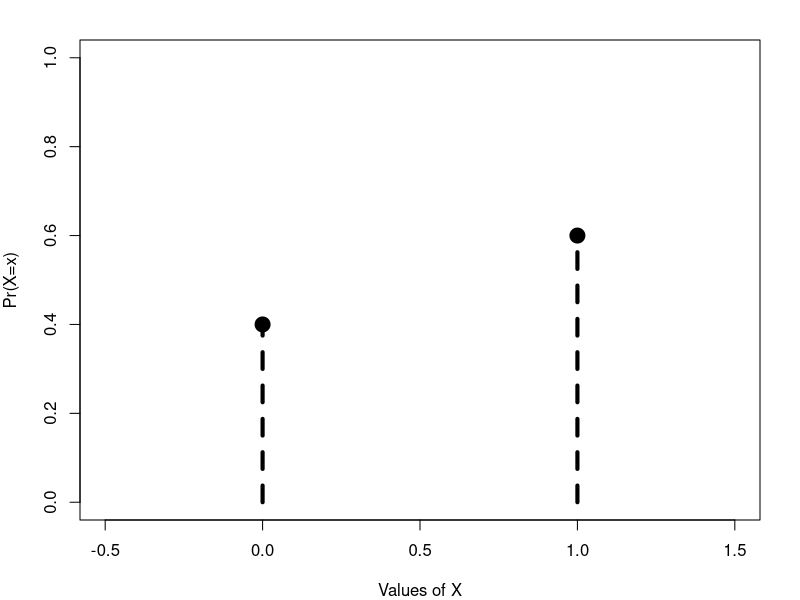
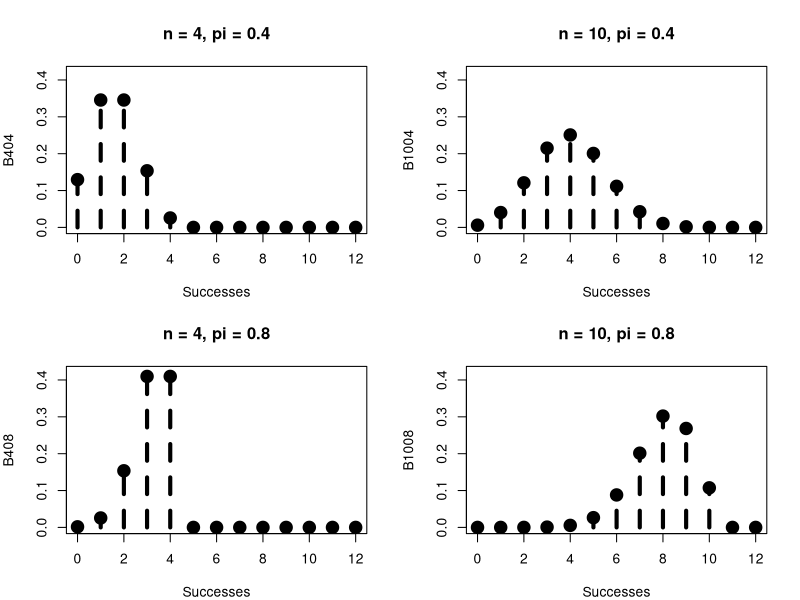
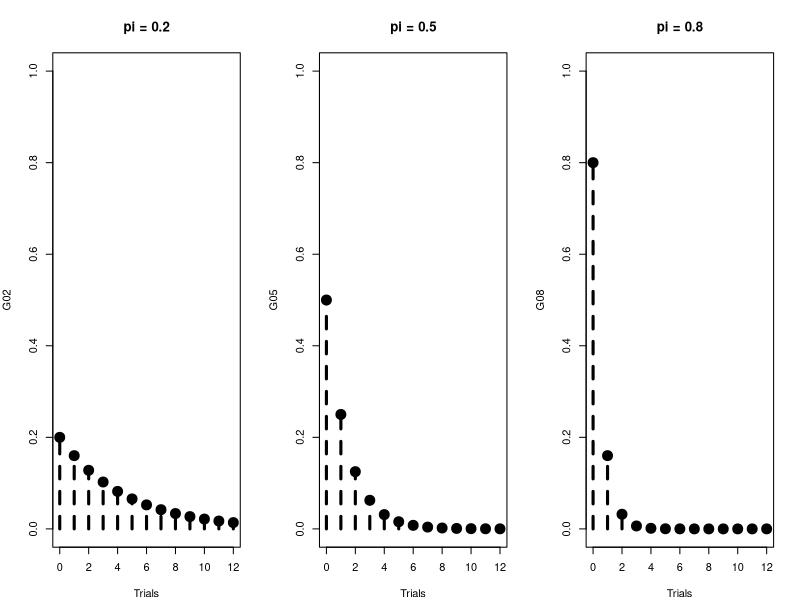
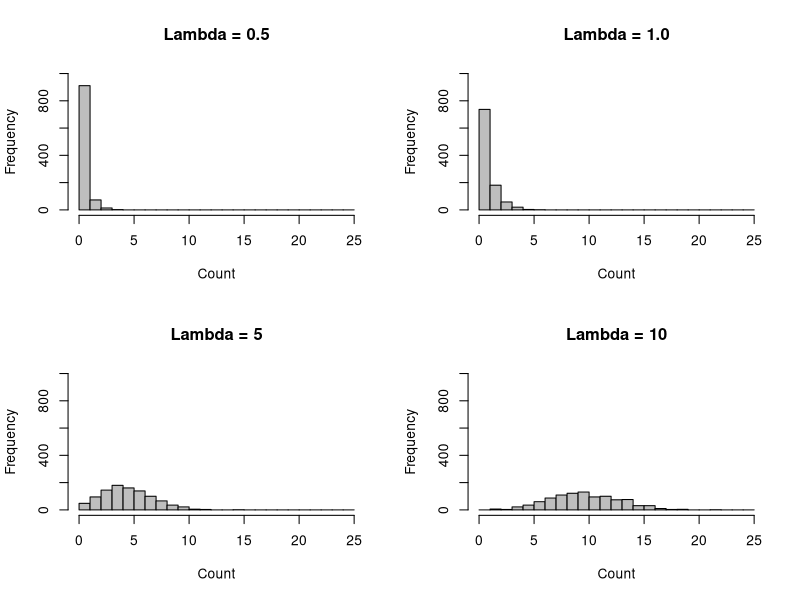

These charts were generated, in order, by the following R code:
#####################################
# PLSC 502 -- Fall 2016
#
# Day Nine materials
#####################################

# Bernoulli PDF (pi = 0.6):

Bern <- data.frame(X = c(0,1),
                   P = c(0.4,0.6))
pdf("BernoulliPDF-R.pdf",6,5)
par(mar=c(4,4,2,2))
with(Bern, plot(X,P,pch=20,xlim=c(-0.5,1.5),ylim=c(0,1),
     cex=3,xlab="Values of X",ylab="Pr(X=x)"))
segments(0,0,0,0.4,lty=2,lwd=4)
segments(1,0,1,0.6,lty=2,lwd=4)
dev.off()

# Binomial:

binomdata<-data.frame(count=seq(0,12),
                      B404 = dbinom(seq(0,12),4,0.4),
                      B1004 = dbinom(seq(0,12),10,0.4),
                      B408 = dbinom(seq(0,12),4,0.8),
                      B1008 = dbinom(seq(0,12),10,0.8))

pdf("BinomialsR.pdf",9,9)
par(mfrow=c(2,2))
par(mar=c(4,4,4,2))
# n=4, p=0.4
with(binomdata, plot(count,B404,pch=20,cex=3,xlab="Successes",
                     ylim=c(0,0.42),main="n = 4, pi = 0.4"))
for (i in 1:13) {
  with(binomdata, segments(count[i],0,count[i],B404[i],
                           lty=2,lwd=4))
}
# n=10, p=0.4
with(binomdata, plot(count,B1004,pch=20,cex=3,xlab="Successes",
                     ylim=c(0,0.42),main="n = 10, pi = 0.4"))
for (i in 1:13) {
  with(binomdata, segments(count[i],0,count[i],B1004[i],
                           lty=2,lwd=4))
}
# n=4, p=0.8
with(binomdata, plot(count,B408,pch=20,cex=3,xlab="Successes",
                     ylim=c(0,0.42),main="n = 4, pi = 0.8"))
for (i in 1:13) {
  with(binomdata, segments(count[i],0,count[i],B408[i],
                           lty=2,lwd=4))
}
# n=10, p=0.8
with(binomdata, plot(count,B1008,pch=20,cex=3,xlab="Successes",
                     ylim=c(0,0.42),main="n = 10, pi = 0.8"))
for (i in 1:13) {
  with(binomdata, segments(count[i],0,count[i],B1008[i],
                           lty=2,lwd=4))
}
dev.off()

# Geometrics:

geomdata<-data.frame(count=seq(0,12),
                    G02 = dgeom(seq(0,12),0.2),
                    G05 = dgeom(seq(0,12),0.5),
                    G08 = dgeom(seq(0,12),0.8))

pdf("GeometricsR.pdf",8,6)
par(mfrow=c(1,3))
par(mar=c(4,4,4,2))
# p=0.2
with(geomdata, plot(count,G02,pch=20,cex=3,xlab="Trials",
                     ylim=c(0,1),main="pi = 0.2"))
for (i in 1:13) {
  with(geomdata, segments(count[i],0,count[i],G02[i],
                           lty=2,lwd=3))
}
# p=0.5
with(geomdata, plot(count,G05,pch=20,cex=3,xlab="Trials",
                    ylim=c(0,1),main="pi = 0.5"))
for (i in 1:13) {
  with(geomdata, segments(count[i],0,count[i],G05[i],
                          lty=2,lwd=3))
}
# p=0.8
with(geomdata, plot(count,G08,pch=20,cex=3,xlab="Trials",
                    ylim=c(0,1),main="pi = 0.8"))
for (i in 1:13) {
  with(geomdata, segments(count[i],0,count[i],G08[i],
                          lty=2,lwd=3))
}
dev.off()

# Various Poisson histograms:

set.seed(7222009)
N<-1000
LP05<-rpois(N,0.5)
LP1<-rpois(N,1)
LP5<-rpois(N,5)
LP10<-rpois(N,10)

pdf("PoissonHistogramsR.pdf",7,6)
par(mfrow=c(2,2))
hist(LP05,col="grey",xlim=c(0,25),breaks=seq(0,25,by=1),
     ylim=c(0,1000),xlab="Count",main="Lambda = 0.5")
hist(LP1,col="grey",xlim=c(0,25),breaks=seq(0,25,by=1),
     ylim=c(0,1000),xlab="Count",main="Lambda = 1.0")
hist(LP5,col="grey",xlim=c(0,25),breaks=seq(0,25,by=1),
     ylim=c(0,1000),xlab="Count",main="Lambda = 5")
hist(LP10,col="grey",xlim=c(0,25),breaks=seq(0,25,by=1),
     ylim=c(0,1000),xlab="Count",main="Lambda = 10")
dev.off()

